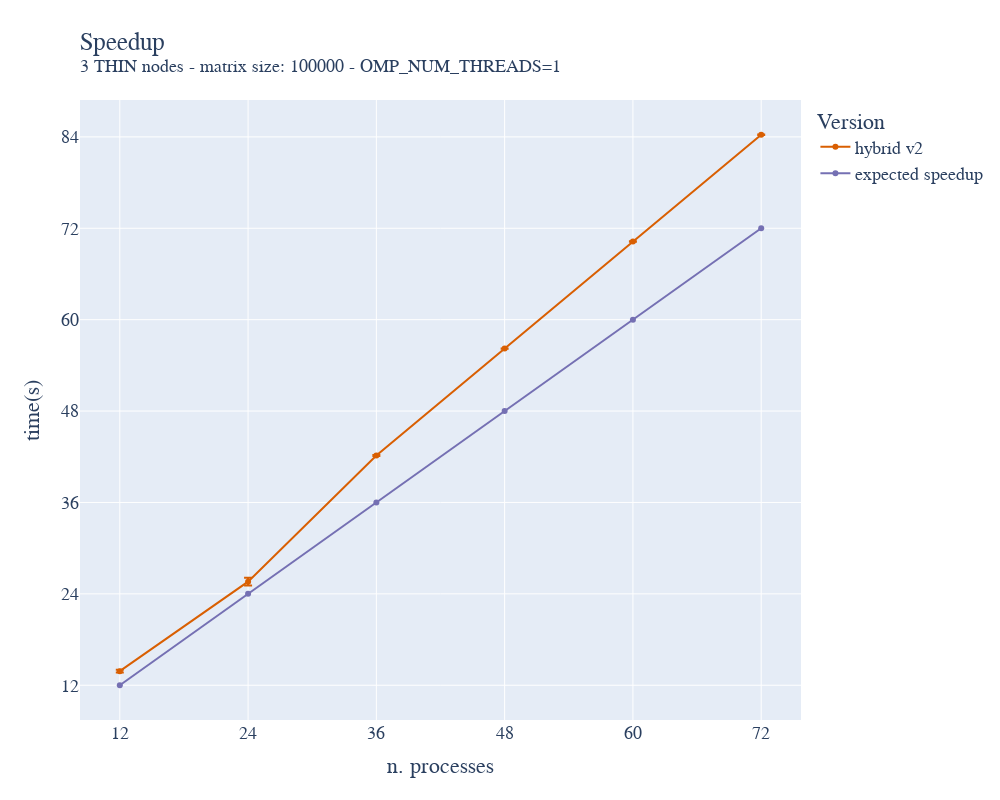

The cell this chart's notebook holds for it:
### Code cell
strong_MPI_thin_hybrid_static_big_grid_avg['speedup']=thin_big_grid_ref/strong_MPI_thin_hybrid_static_big_grid_avg["time"]["mean"]
strong_MPI_thin_hybrid_static_big_grid_avg['expected_speedup']=strong_MPI_thin_hybrid_static_big_grid_avg['size']['mean']
strong_MPI_thin_hybrid_static_big_grid_avg['speedup_err']=strong_MPI_thin_hybrid_static_big_grid_avg["time"]["std"]*thin_big_grid_ref/strong_MPI_thin_hybrid_static_big_grid_avg["time"]["mean"]**2

fig = go.Figure()

fig.add_trace(go.Scatter(x=strong_MPI_thin_hybrid_static_big_grid_avg["size"]["mean"], y=strong_MPI_thin_hybrid_static_big_grid_avg["speedup"], name='hybrid v2',
                         error_y=dict(
                             type="data",
                             array=strong_MPI_thin_hybrid_static_big_grid_avg["speedup_err"],
                             visible=True)))
fig.add_trace(go.Scatter(x=strong_MPI_thin_hybrid_static_big_grid_avg["size"]["mean"], y=strong_MPI_thin_hybrid_static_big_grid_avg["expected_speedup"], name='expected speedup'))

fig.update_layout(
    title=go.layout.Title(
        text="Speedup<br><sup>3 THIN nodes - matrix size: 100000 - OMP_NUM_THREADS=1</sup>",
        xref="paper",
        x=0,
    ),
    xaxis_title="n. processes",
    xaxis = dict(
        tickmode = 'linear',
        tick0 = '0',
        dtick = '12'
    ),
    yaxis_title="time(s)",
    yaxis = dict(
        tickmode = 'linear',
        tick0 = '0',
        dtick = '12'
    ),
    legend_title="Version",
    showlegend=True,
    font=dict(
        family="Courier New, monospace",
        size=18,
    ),
    colorway=["#d95f02","#7570b3"],
    autosize=False,
    width=1000,
    height=800,
)
fig.show()
fig.write_image("/home/andres/hpc/Foundations_of_HPC_2022/Assignment/my_assignment/report/images/strong_MPI_thin_hybrid_big_grid_speedup.pdf", height=800, width=1000)

### Figure 1 — Plotly figure (JSON) as saved in the notebook; plotly's stock layout.template omitted (floating-point values rounded to 4 significant figures)
{"data": [{"error_y": {"array": [0.1835, 0.5137, 0.06579, 0.01764, 0.02353, 0.04184], "type": "data", "visible": true}, "name": "hybrid v2", "type": "scatter", "x": [12, 24, 36, 48, 60, 72], "y": [13.85, 25.6, 42.17, 56.21, 70.27, 84.28]}, {"name": "expected speedup", "type": "scatter", "x": [12, 24, 36, 48, 60, 72], "y": [12, 24, 36, 48, 60, 72]}], "layout": {"autosize": false, "colorway": ["#d95f02", "#7570b3"], "font": {"family": "Courier New, monospace", "size": 18}, "height": 800, "legend": {"title": {"text": "Version"}}, "showlegend": true, "title": {"text": "Speedup<br><sup>3 THIN nodes - matrix size: 100000 - OMP_NUM_THREADS=1</sup>", "x": 0, "xref": "paper"}, "width": 1000, "xaxis": {"dtick": "12", "tick0": "0", "tickmode": "linear", "title": {"text": "n. processes"}}, "yaxis": {"dtick": "12", "tick0": "0", "tickmode": "linear", "title": {"text": "time(s)"}}}}
